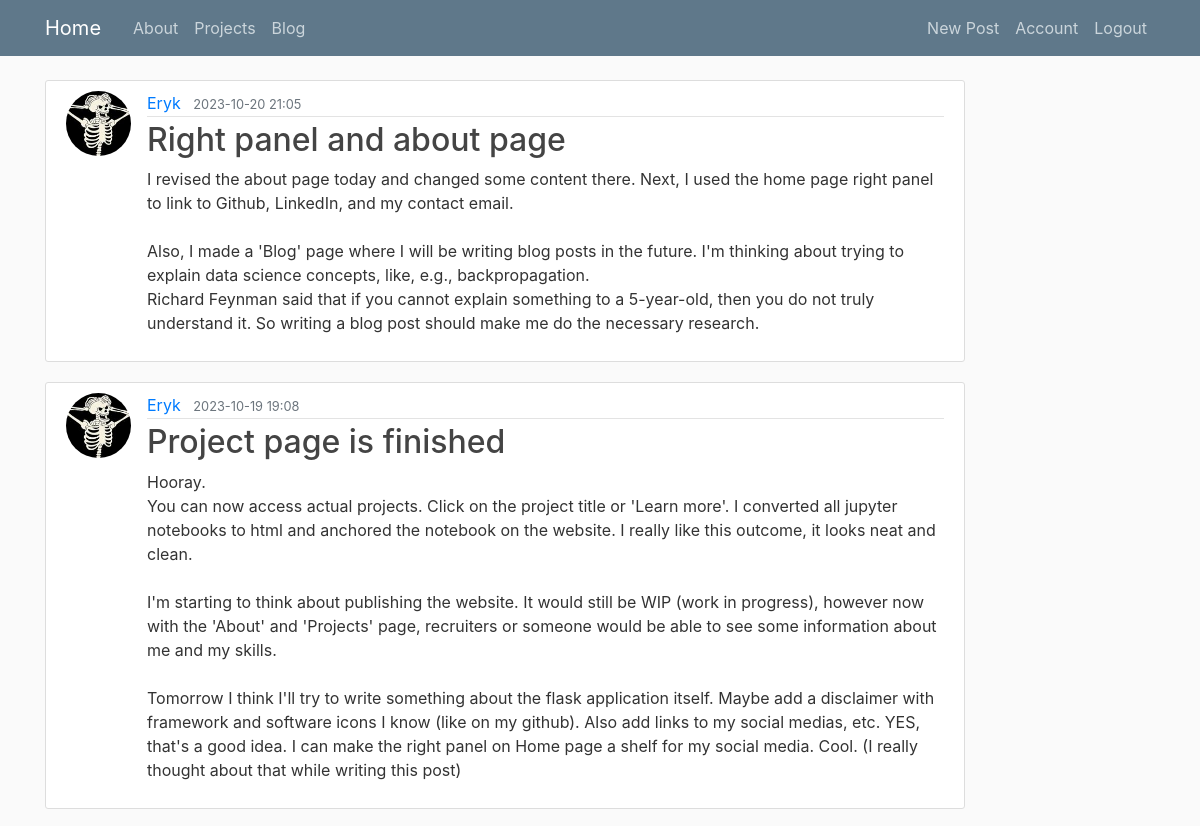
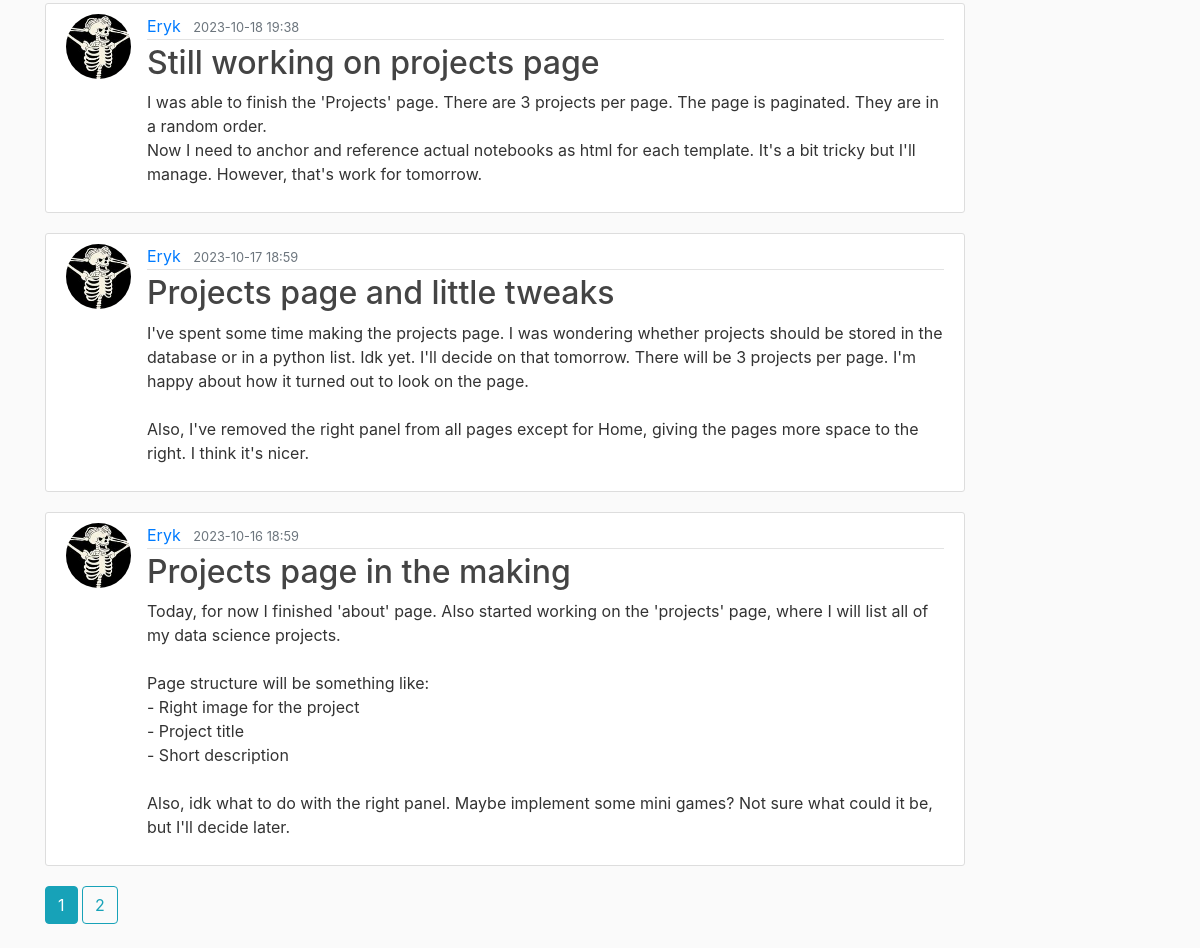
Screenshot of / (signed in) with the database file from the repository (2 pictures, top to bottom).
### blog/models.py (models this page shows, shortened)
class Post(db.Model):
    id = db.Column(db.Integer, primary_key=True)
    title = db.Column(db.String(100), nullable=False)
    date_posted = db.Column(db.DateTime, nullable=False, default=datetime.utcnow)
    content = db.Column(db.Text, nullable=False)
    user_id = db.Column(db.Integer, db.ForeignKey('user.id'), nullable=False)

class User(db.Model, UserMixin):
    id = db.Column(db.Integer, primary_key=True)
    username = db.Column(db.String(20), unique=True, nullable=False)
    email = db.Column(db.String(120), unique=True, nullable=False)
    image_file = db.Column(db.String(20), nullable=False, default='default.jpg')
    password = db.Column(db.String(60), nullable=False)
    posts = db.relationship('Post', backref='author', lazy=True)

### blog/main/routes.py (the view)
@main.route("/")
@main.route("/home")
def home():
	page = request.args.get('page', default=1, type=int)
	posts = Post.query.order_by(Post.date_posted.desc()).paginate(page=page, per_page=5)
	return render_template('home.html', posts=posts)

### blog/models.py (called while the page is built)
@login_manager.user_loader
def load_user(user_id):
    return User.query.get(int(user_id))

### blog/templates/home.html
{% extends "layout.html" %}
{% block content %}
    {% for post in posts.items %}
        <article class="media content-section">
            <img class="rounded-circle article-img" src="{{ url_for('static', filename='profile_pics/' + post.author.image_file) }}">
            <div class="media-body">
                <div class="article-metadata">
                    <a class="mr-2" href="{{ url_for('users.user_posts', username=post.author.username) }}" style="text-decoration: none;">{{ post.author.username }}</a>
                    <small class="text-muted">{{ post.date_posted.strftime('%Y-%m-%d %H:%M') }}</small>
                </div>
                <h2><a class="article-title" href="{{ url_for('posts.post', post_id=post.id) }}" style="text-decoration: none;">{{ post.title }}</a></h2>
                <p class="article-content">{{ post.content }}</p>
            </div>
        </article>
    {% endfor %}
    {% for page_num in posts.iter_pages(left_edge=1, right_edge=1, left_current=1, right_current=1) %}
        {% if page_num %}
            {% if posts.page == page_num %}
                <a class="btn btn-info mb-4" href="{{ url_for('main.home', page=page_num) }}">{{ page_num }}</a>
            {% else %}
                <a class="btn btn-outline-info mb-4" href="{{ url_for('main.home', page=page_num) }}">{{ page_num }}</a>
            {% endif %}
        {% else %}
            ...
        {% endif %}
    {% endfor %}
{% endblock content %}

### blog/static/main.css (style rules this page uses)
body { background: #fafafa; color: #333333; margin-top: 5rem; }
h1, h2, h3, h4, h5, h6 { color: #444444; }
.content-section { background: #ffffff; padding: 10px 20px; border: 1px solid #dddddd; border-radius: 3px; margin-bottom: 20px; }
.article-title { color: #444444; }
.article-content { white-space: pre-line; }
.article-img { height: 65px; width: 65px; margin-right: 16px; }
.article-metadata { padding-bottom: 1px; margin-bottom: 4px; border-bottom: 1px solid #e3e3e3 }

### rows the page displays
Post: image_file (picture), author.username "Eryk", date_posted "2023-10-20 21:05", title "Right panel and about page", content "I revised the about page today and changed some content there. Next, I used the home page right panel to link to Github, LinkedIn, and my contact email. Also, I made a 'Blog' page where I will be writing blog posts in the future. I'm thinking about trying to explain data science concepts, like, e.g., backpropagation. Richard Feynman said that if you cannot explain something to a 5-year-old, then you do not truly understand it. So writing a blog post should make me do the necessary research."
Post: image_file (picture), author.username "Eryk", date_posted "2023-10-19 19:08", title "Project page is finished", content "Hooray. You can now access actual projects. Click on the project title or 'Learn more'. I converted all jupyter notebooks to html and anchored the notebook on the website. I really like this outcome, it looks neat and clean. I'm starting to think about publishing the website. It would still be WIP (work in progress), however now with the 'About' and 'Projects' page, recruiters or someone would be able to see some information about me and my skills. Tomorrow I think I'll try to write something about the flask application itself. Maybe add a disclaimer with framework and software icons I know (like on my github). Also add links to my social medias, etc. YES, that's a good idea. I can make the…"
Post: image_file (picture), author.username "Eryk", date_posted "2023-10-18 19:38", title "Still working on projects page", content "I was able to finish the 'Projects' page. There are 3 projects per page. The page is paginated. They are in a random order. Now I need to anchor and reference actual notebooks as html for each template. It's a bit tricky but I'll manage. However, that's work for tomorrow."
Post: image_file (picture), author.username "Eryk", date_posted "2023-10-17 18:59", title "Projects page and little tweaks", content "I've spent some time making the projects page. I was wondering whether projects should be stored in the database or in a python list. Idk yet. I'll decide on that tomorrow. There will be 3 projects per page. I'm happy about how it turned out to look on the page. Also, I've removed the right panel from all pages except for Home, giving the pages more space to the right. I think it's nicer."
Post: image_file (picture), author.username "Eryk", date_posted "2023-10-16 18:59", title "Projects page in the making", content "Today, for now I finished 'about' page. Also started working on the 'projects' page, where I will list all of my data science projects. Page structure will be something like: - Right image for the project - Project title - Short description Also, idk what to do with the right panel. Maybe implement some mini games? Not sure what could it be, but I'll decide later."

### other values shown
{{ page_num }} "1"
{{ page_num }} "2"
